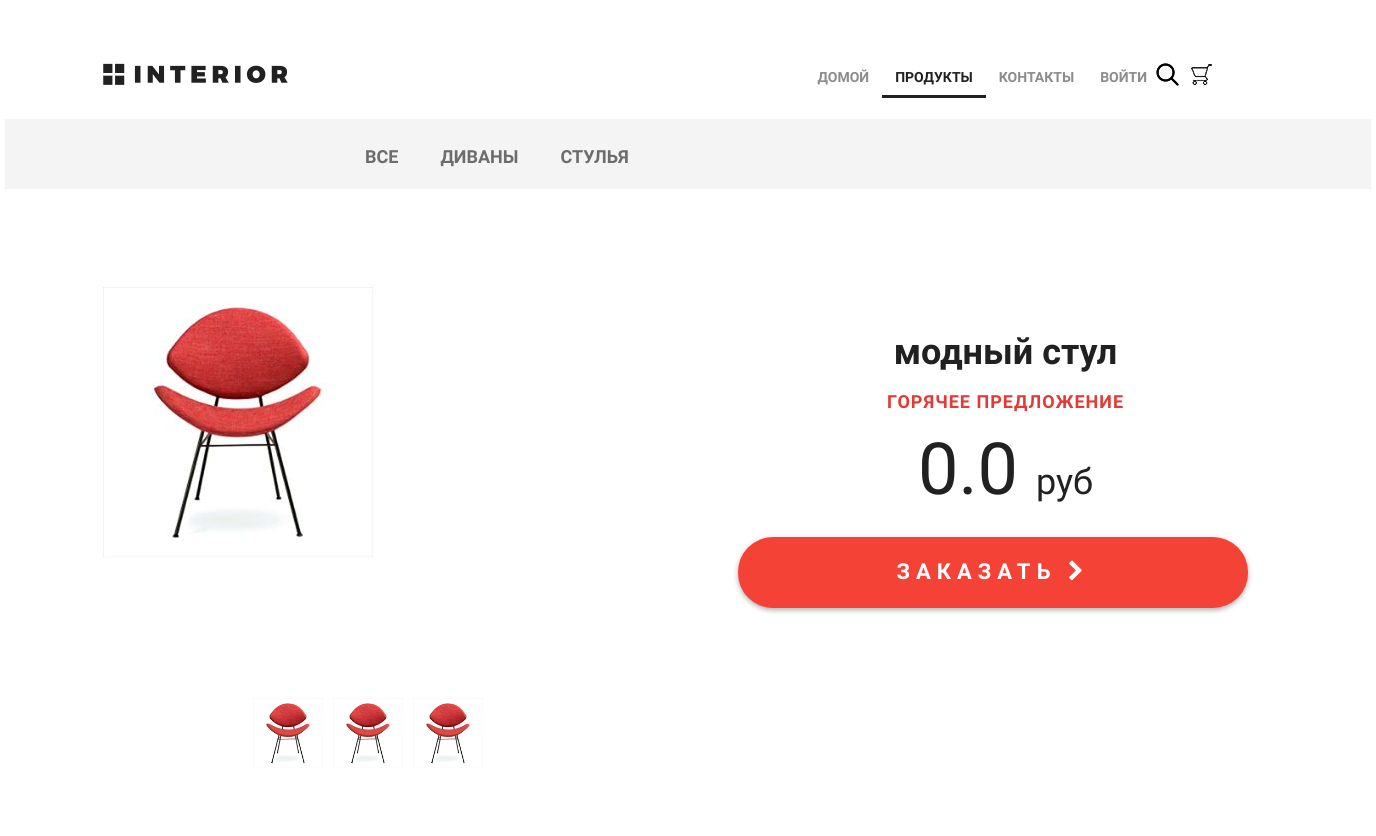
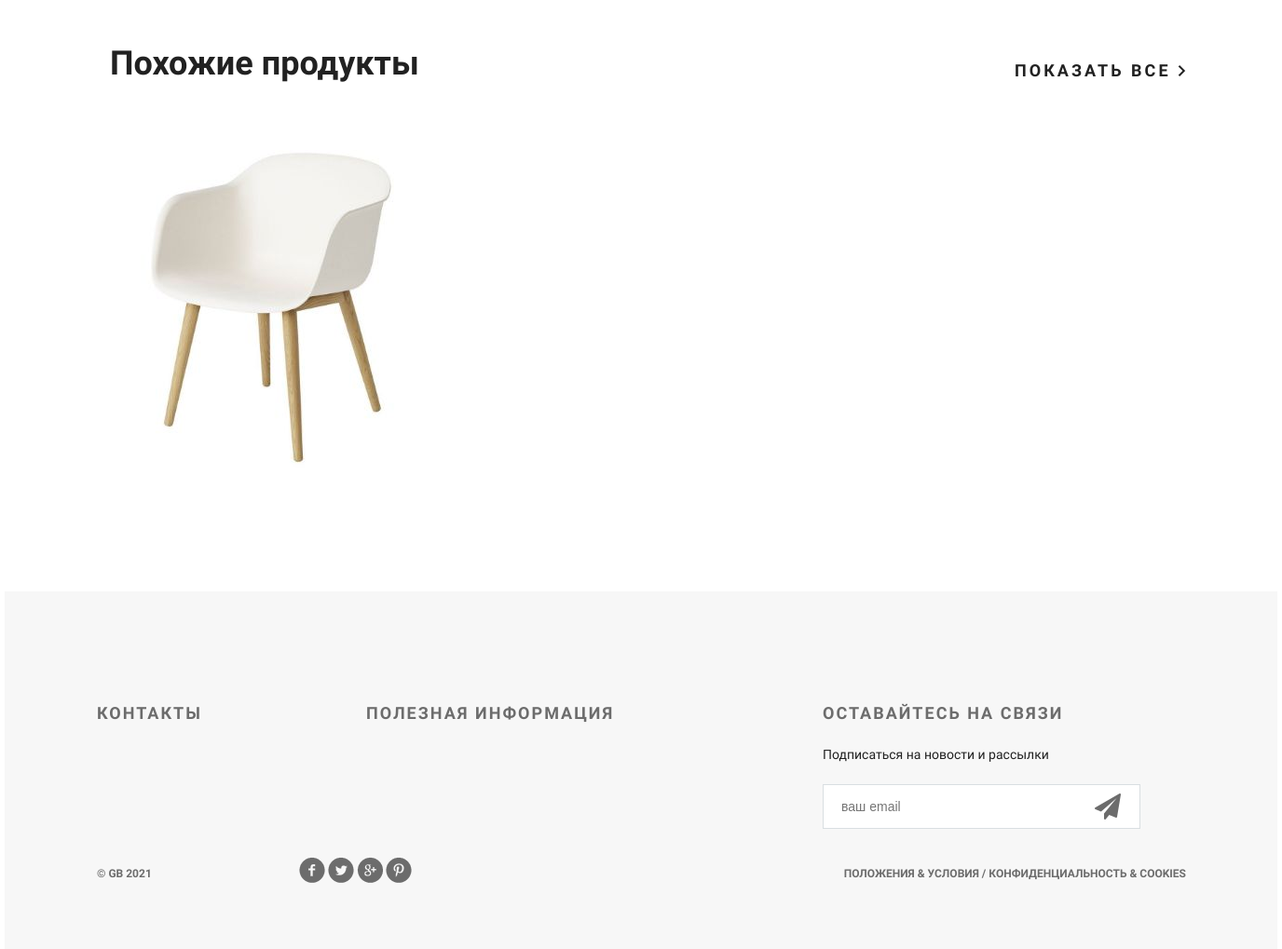
Before: /products/ with the older database file (2 pictures, top to bottom).
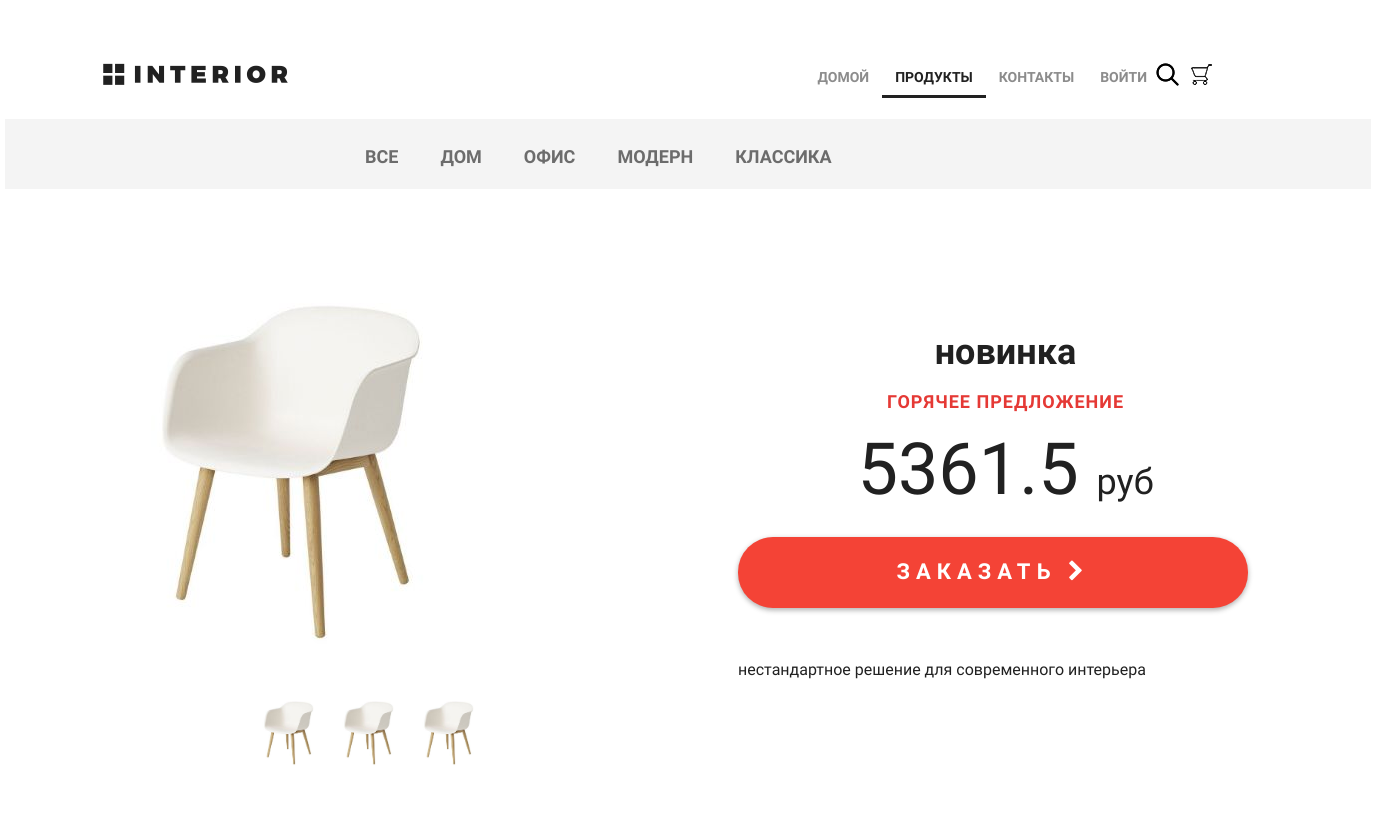
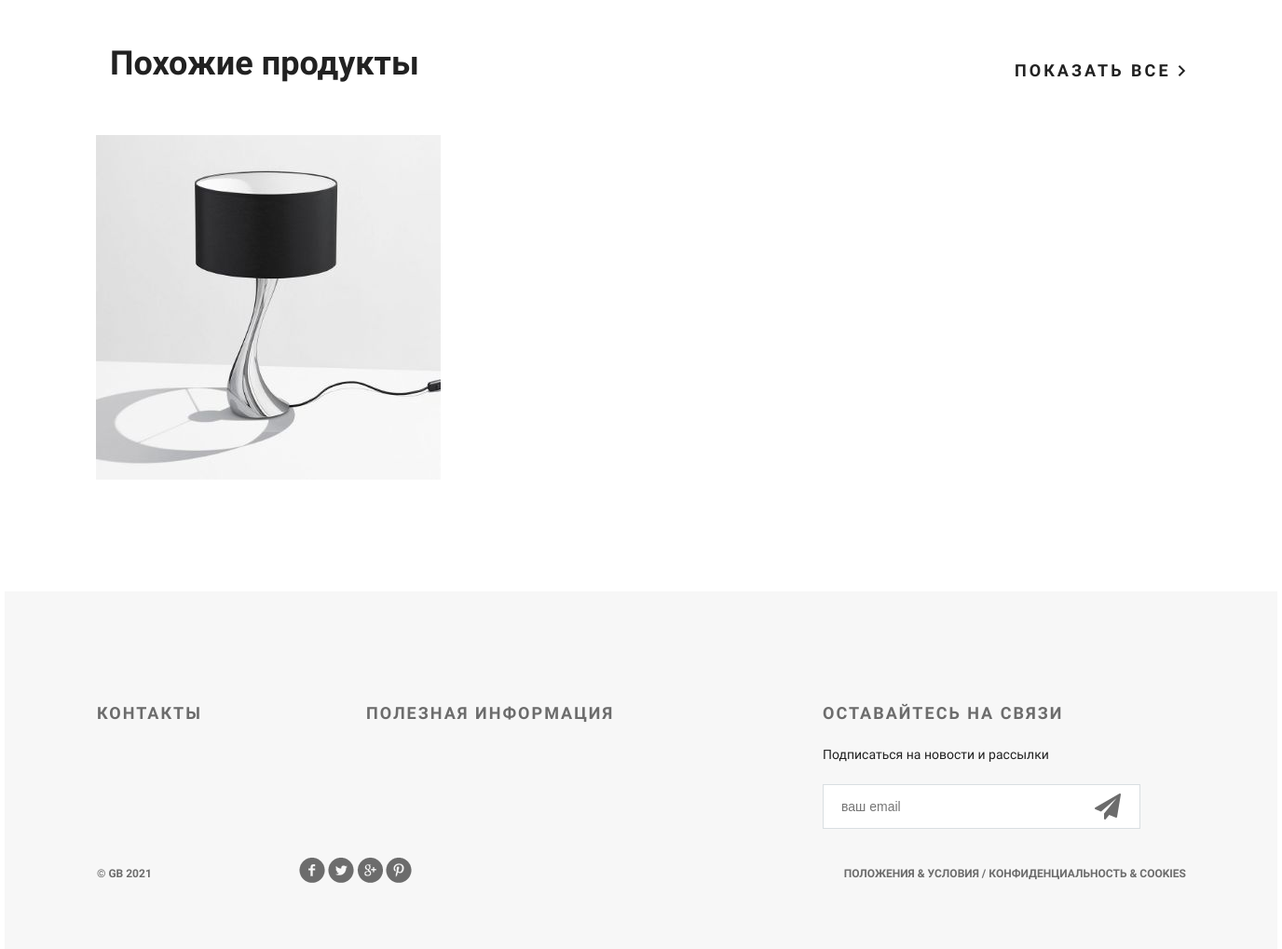
After: the same page with the newer database file (2 pictures, top to bottom).
### mainapp/models.py (models this page shows, shortened)
class ProductCategory(models.Model):
    name = models.CharField(max_length=64, unique=True, verbose_name='имя')
    description = models.TextField(verbose_name='описание', blank=True)
    is_active = models.BooleanField(verbose_name="активность", default=True)

class Product(models.Model):
    category = models.ForeignKey(ProductCategory, on_delete=models.CASCADE)
    name = models.CharField(max_length=128, verbose_name='имя')
    image = models.ImageField(upload_to='products_images', blank=True)
    short_desc = models.CharField(max_length=64, verbose_name='краткое описание', blank=True)
    description = models.TextField(blank=True, verbose_name='описание')
    price = models.DecimalField(verbose_name='цена', max_digits=8, decimal_places=2, default=0)
    quantity = models.PositiveIntegerField(verbose_name='количество на складе', default=0)
    is_active = models.BooleanField(verbose_name="активность", default=True)

### mainapp/views.py (the view, shortened to what this page needs)
# urls.py: path('products/', include('mainapp.urls', namespace='products')),
def products(request, pk=None):
    title = 'Продукты'
    links_menu = ProductCategory.objects.all()
    hot_product = get_hot_product()
    same_products = get_same_products(hot_product)
    content = {
        'title': title,
        'links_menu': links_menu,
        'same_products': same_products,
        'hot_product': hot_product,
        'basket': get_basket(request.user)
    }
    return render(request, 'mainapp/products.html', content)

### mainapp/views.py (called while the page is built)
def get_basket(user):
    if user.is_authenticated:
        return Basket.objects.filter(user=user)
    return []

def get_hot_product():
    products_list = Product.objects.all()
    return random.sample(list(products_list), 1)[0]

def get_same_products(hot_product):
    same_products = Product.objects.filter(category=hot_product.category).exclude(pk=hot_product.pk)[:3]
    return same_products

### mainapp/templates/mainapp/products.html (shortened to what this page needs)
{% extends 'mainapp/base.html' %}
{% load static %}
{% block content %}
    <div class="hero-white">
        <div class="header clearfix">
            <a href="index.html" class="logo"></a>
            {% include 'mainapp/includes/inc_menu.html' %}
            <a href="#" class="search"></a>
            <a href="#" class="basket"></a>
        </div>
    </div>
    <div class="default">
        <div class="links clearfix">
            {% include 'mainapp/includes/inc_categories_menu.html' %}
        </div>
        <div class="details-products">
            <div class="details-slider">
                <div class="slider-product">
                    <img src="/media/{{ hot_product.image }}">
                </div>
                <div class="slider-control">
                    <div class="block">
                        <a href="#"><img src="/media/{{ hot_product.image }}" alt="">
                        </a>
                    </div>
                    <div class="block">
                        <a href="#"><img src="/media/{{ hot_product.image }}" alt="">
                        </a>
                    </div>
                    <div class="block">
                        <a href="#"><img src="/media/{{ hot_product.image }}" alt="">
                        </a>
                    </div>
                </div>
            </div>
            <div class="description">
                <h3 class="big-bold">{{ hot_product.name }}</h3>
                <h3 class="red">горячее предложение</h3>
                <p class="price"> {{ hot_product.price|floatformat:1 }} <span>руб</span></p>
                <a href="{% url 'basket:add' hot_product.pk %}" class="red-button">
                    заказать <i class="fa fa-chevron-right" aria-hidden="true"></i>
                </a>
                <div class="description-text">
                    <p>
                        {{ hot_product.description }}
                    </p>
                </div>
            </div>
        </div>
        <div class="related">
            <div class="title clearfix">
                <h2>Похожие продукты</h2>
                <a class="explore" href="#">показать все <img src="{% static 'img/arrow.png' %}" alt=""></a>
            </div>
            <div class="related-products clearfix">
                {% for product in same_products %}
                    <div class="block">
                        <a href="{% url 'products:product' product.pk %}"><img src="/media/{{ product.image }}"
                                                                                     alt="{{ product.short_desc }}">
                        </a>
                    </div>
                {% endfor %}
            </div>
        </div>
    </div>
{% endblock %}

### mainapp/templates/mainapp/base.html (shortened to what this page needs)
{% load static %}
<!DOCTYPE html>
<html>
<head>
    {% block css %}
        <link rel="stylesheet" type="text/css" href="{% static 'css/style.css' %}">
        <link rel="stylesheet" href="{% static 'fonts/font-awesome/css/font-awesome.css' %}">
    {% endblock %}
</head>
<body>
<div class="container">
    {% block content %}
    {% endblock %}
</div>
<div class="clr"></div>
{% block footer %}
    <div class="footer">
        <div class="clearfix">
            <div class="text-footer">
                <h3>контакты</h3>
            </div>
            <div class="text-footer">
                <h3>полезная информация</h3>
            </div>
            <div class="text-footer clearfix">
                <h3>Оставайтесь на связи</h3>
                <p>Подписаться на новости и рассылки</p>
                <form>
                    <input type="email" name="email" placeholder="ваш email">
                    <a href="#"><i class="fa fa-paper-plane fa-2x" aria-hidden="true"></i></a>
                </form>
            </div>
        </div>
        <p class="small">&copy; GB {% now "Y" %}</p>
        <div class="social">
            <a href="#" class="social1"></a>
            <a href="#" class="social2"></a>
            <a href="#" class="social3"></a>
            <a href="#" class="social4"></a>
        </div>
        <p class="small">Положения &amp; Условия / Конфиденциальность &amp; Cookies</p>
    </div>
{% endblock %}
</body>
</html>

### mainapp/templates/mainapp/includes/inc_menu.html (shortened to what this page needs)
<ul class="menu">
    <li>
        <a href="{% url 'main' %}"
           class="">
            домой
        </a>
    </li>
    <li>
        <a href="{% url 'products:products' %}"
           class="{% if request.resolver_match.namespace == 'products' %}
           active{% endif %}">
            продукты
        </a>
    </li>
    <li>
        <a href="{% url 'contact' %}"
           class="">
            контакты
        </a>
    </li>
    {% if user.is_authenticated %}
        <li>
            <a href="{% url 'auth:logout' %}">выйти</a>
        </li>
    {% else %}
        <li>
            <a href="{% url 'auth:login' %}">войти</a>
        </li>
    {% endif %}
</ul>

### mainapp/templates/mainapp/includes/inc_categories_menu.html (shortened to what this page needs)
<ul class="links-menu">
    <li>
        <a href="{% url 'products:category' 0 %}"
          class="">
            все
        </a>
    </li>
    {% for link in links_menu %}
        <li>
            <a href="{% url 'products:category' link.pk %}"
               class="">
                {{ link.name }}
            </a>
        </li>
    {% endfor %}
</ul>

Changed rows visible on the page:
removed ProductCategory: name "ДИВАНЫ"
removed ProductCategory: name "СТУЛЬЯ"
removed Product: image (picture), name "модный стул", price "0.0"
removed Product: image (picture)
added ProductCategory: name "ДОМ"
added ProductCategory: name "ОФИС"
added ProductCategory: name "МОДЕРН"
added ProductCategory: name "КЛАССИКА"
added Product: image (picture), name "новинка", price "5361.5", description "нестандартное решение для современного интерьера"
added Product: image (picture)
